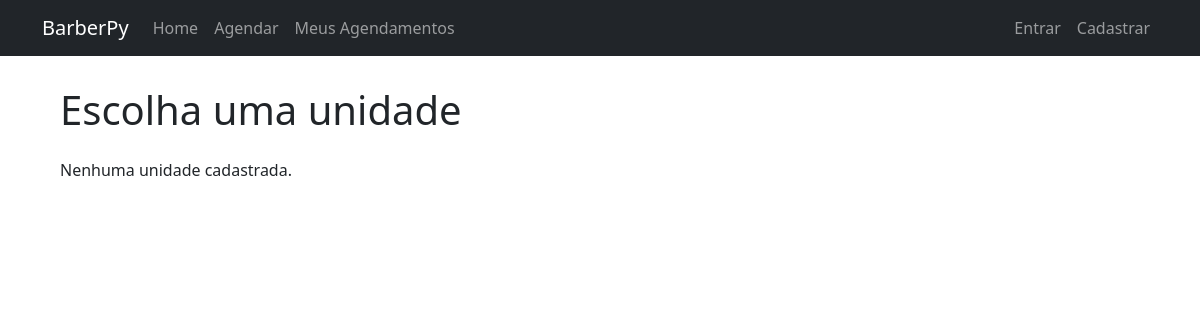
Before: /agendamentos/ with the older database file.
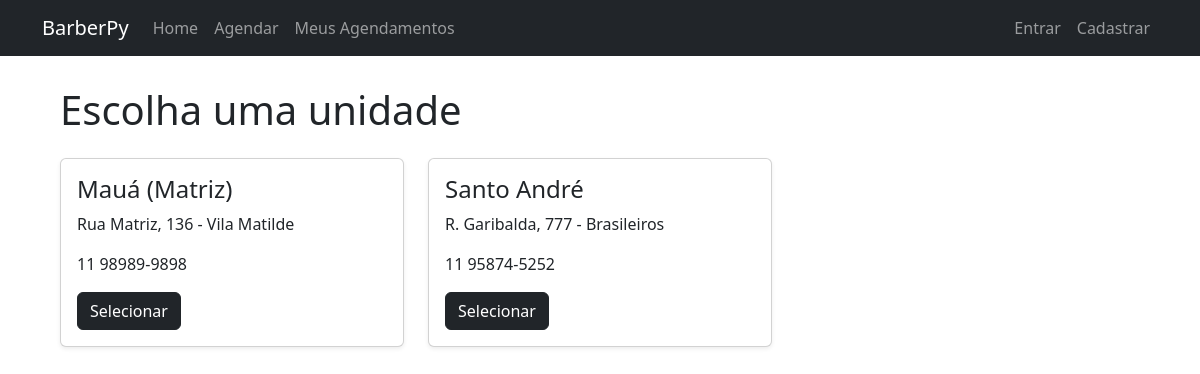
After: the same page with the newer database file.
### core/models.py (models this page shows, shortened)
class Unidade(models.Model):
    nome = models.CharField(max_length=100)
    endereco = models.CharField(max_length=255)
    telefone = models.CharField(max_length=20)
    horario_abertura = models.TimeField()
    horario_fechamento = models.TimeField()

### agendamentos/views.py (the view)
def lista_unidades(request):
    unidades = Unidade.objects.all()
    return render(
        request,
        "agendamentos/lista_unidades.html",
        {
            "unidades": unidades
        }
    )

### templates/agendamentos/lista_unidades.html (shortened to what this page needs)
{% extends 'base.html' %}
{% block content %}
<h1 class="mb-4">
    Escolha uma unidade
</h1>
<div class="row">
    {% for unidade in unidades %}
        <div class="col-md-4 mb-4">
            <div class="card shadow-sm">
                <div class="card-body">
                    <h4>
                        {{ unidade.nome }}
                    </h4>
                    <p>
                        {{ unidade.endereco }}
                    </p>
                    <p>
                        {{ unidade.telefone }}
                    </p>
                    <a
                        href="{% url 'lista_servicos' unidade.id %}"
                        class="btn btn-dark">
                        Selecionar
                    </a>
                </div>
            </div>
        </div>
    {% empty %}
        <p>
            Nenhuma unidade cadastrada.
        </p>
    {% endfor %}
</div>
{% endblock %}

### templates/base.html (shortened to what this page needs)
<!doctype html>
<html lang="pt-br">
  <head>
    {% load static %}
    <link rel="stylesheet" href="{% static 'css/style.css' %}" />
    <link
      href="https://cdn.jsdelivr.net/npm/bootstrap@5.3.7/dist/css/bootstrap.min.css"
      rel="stylesheet"
    />
  </head>
  <body>
    <nav class="navbar navbar-expand-lg navbar-dark bg-dark">
      <div class="container">
        <a class="navbar-brand" href="{% url 'home' %}"> BarberPy </a>
        <div class="collapse navbar-collapse" id="menu">
          <ul class="navbar-nav me-auto">
            <li class="nav-item">
              <a class="nav-link" href="{% url 'home' %}"> Home </a>
            </li>
            <li class="nav-item">
              <a class="nav-link" href="#">Agendar</a>
            </li>
            <li class="nav-item">
              <a class="nav-link" href="#">Meus Agendamentos</a>
            </li>
          </ul>
          <ul class="navbar-nav">
    {% if user.is_authenticated %}
        <li class="nav-item">
            <span class="nav-link">
                Olá, {{ user.first_name|default:user.username }}
            </span>
        </li>
        <li class="nav-item">
            <a class="nav-link" href="{% url 'logout' %}">
                Sair
            </a>
        </li>
    {% else %}
        <li class="nav-item">
            <a class="nav-link" href="{% url 'login' %}">
                Entrar
            </a>
        </li>
        <li class="nav-item">
            <a class="nav-link" href="{% url 'cadastro' %}">
                Cadastrar
            </a>
        </li>
    {% endif %}
</ul>
        </div>
      </div>
    </nav>
    <main>{% block content %} {% endblock %}</main>
  </body>
</html>

### static/css/style.css (style rules this page uses)
* { margin:0; padding:0; box-sizing:border-box; }
body { font-family:Arial, Helvetica, sans-serif; background:#f5f5f5; }
main { width:90%; max-width:1200px; margin:auto; padding:30px 0; }

Changed rows visible on the page:
added Unidade: nome "Mauá (Matriz)", endereco "Rua Matriz, 136 - Vila Matilde", telefone "11 98989-9898"
added Unidade: nome "Santo André", endereco "R. Garibalda, 777 - Brasileiros", telefone "11 95874-5252"
Other visible differences:
text no longer shown: "Nenhuma unidade cadastrada."
